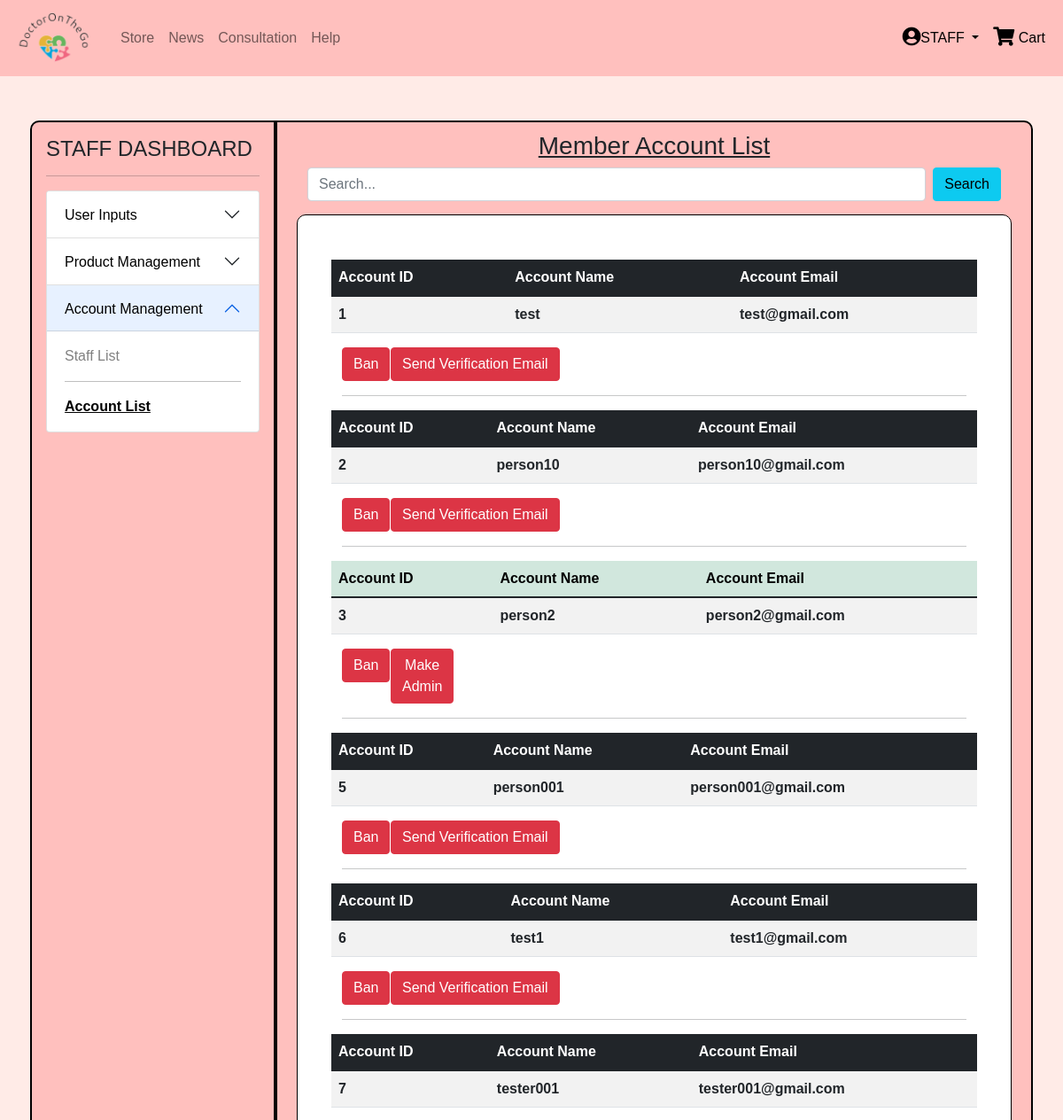
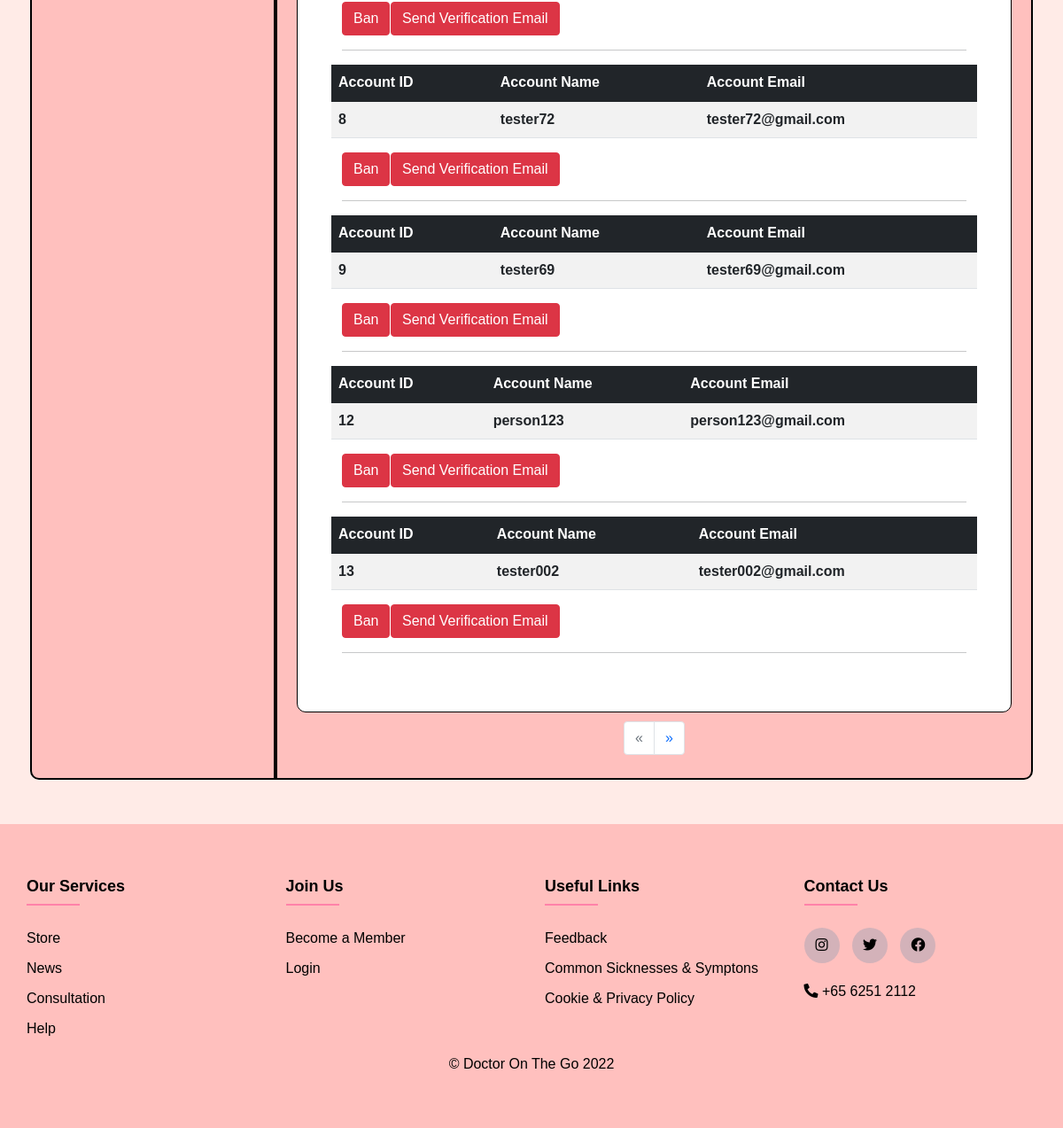
Page /staffaccountlist/1 (signed in) on the committed database (2 pictures, top to bottom).
### models.py (models this page shows, shortened)
class User(UserMixin, db.Model):
    __tablename__ = "user"
    id = db.Column(db.Integer, primary_key=True)
    username = db.Column(db.String(80), unique=True, nullable=False)
    email = db.Column(db.String(120), unique=True, nullable=False)
    password = db.Column(db.String(300), nullable=False, unique=True)
    pfpfilename = db.Column(db.String(85))
    two_factor_enabled = db.Column(db.Boolean, nullable=False, default=False, server_default=db.false())
    otp_secret = db.Column(db.String(32))
    role = db.Column(db.String(20))
    age = db.Column(db.String(3))
    first_name = db.Column(db.LargeBinary)
    last_name = db.Column(db.LargeBinary)
    ferkey = db.Column(db.LargeBinary)
    gender = db.Column(db.String(10))
    date_joined = db.Column(db.String(50))
    doc = db.Column(db.String(60), unique=False)
    time = db.Column(db.String(30))
    remarks = db.Column(db.String(30))
    consultstate = db.Column(db.Boolean)
    failedaccess = db.Column(db.Integer)
    card_name = db.Column(db.String(300))
    card_no = db.Column(db.String(300))
    card_exp_month = db.Column(db.String(300))
    card_exp_year = db.Column(db.String(300))
    banned = db.Column(db.Boolean, nullable=False, default=False, server_default=db.false())
    verified = db.Column(db.Boolean, nullable=False, default=False, server_default=db.false())
    shipping_address = db.Column(db.String(500))
    postal_code = db.Column(db.String(500))
    unit_no = db.Column(db.String(500))
    phone_no = db.Column(db.String(500))

### routes.py (the view)
@app.route('/staffaccountlist/<int:page>', methods=["GET", "POST"])  # list member accounts
@login_required
@required_roles('admin')
def staffaccountlist(page=1):
    form = AccountListSearchForm()
    user_list = User.query.filter_by(role=None).all()
    if form.validate_on_submit():
        search = form.search.data
        return redirect(url_for('staffaccountlist_search', search=search))
    return render_template('user/staff/staffaccountlist_2.html', form=form, user_list=user_list, page=page)

### forms.py
class AccountListSearchForm(FlaskForm):
    search = StringField("")

### app.py (called while the page is built)
def required_roles(*roles):
    def wrapper(f):
        @wraps(f)
        def wrapped(*args, **kwargs):
            if current_user.role not in roles:
                return render_template('errors/error401.html'), 401
            return f(*args, **kwargs)
        return wrapped
    return wrapper

### routes.py (called while the page is built)
@login_manager.user_loader
def load_user(user_id):
    return User.query.get(int(user_id))

@app.before_request
def session_handler():
    session.permanent = True
    app.permanent_session_lifetime = timedelta(minutes=30)

@app.after_request
def add_header(response):
    response.headers['X-Content-Type-Options'] = 'nosniff'
    response.headers['Strict-Transport-Security'] = 'max-age=31536000; includeSubDomains'
    response.headers['X-Frame-Options'] = 'SAMEORIGIN'
    return response

### templates/user/staff/staffaccountlist_2.html (shortened to what this page needs)
{% extends "admin_base.html" %}
{% block head %}
<link rel="stylesheet" href="{{ url_for('static',filename='CSS/staff.css') }}"> {% endblock %}
{% block content %}
{% from "includes/_formHelper.html" import render_field %}
<div class="row" id="dashboard">
  <div class="col-lg-3 merge-boxes pe-0">
    <div class="d-flex flex-column flex-shrink-0 p-3" id="sidebar">
      <h3 class="d-flex align-items-center mb-3 mb-md-0 me-md-auto text-dark">
        <span class="fs-4">STAFF DASHBOARD</span>
      </h3>
      <hr>
      <div class="accordion" id="accordionPanelsStayOpenExample">
        <div class="accordion-item">
          <h2 class="accordion-header" id="panelsStayOpen-headingOne">
            <button class="accordion-button collapsed" type="button" data-bs-toggle="collapse"
              data-bs-target="#panelsStayOpen-collapseOne" aria-expanded="false"
              aria-controls="panelsStayOpen-collapseOne">
              User Inputs
            </button>
          </h2>
        </div>
        <div class="accordion-item">
          <h2 class="accordion-header" id="panelsStayOpen-headingTwo">
            <button class="accordion-button collapsed" type="button" data-bs-toggle="collapse"
              data-bs-target="#panelsStayOpen-collapseTwo" aria-expanded="false"
              aria-controls="panelsStayOpen-collapseTwo">
              Product Management
            </button>
          </h2>
        </div>
        <div class="accordion-item">
          <h2 class="accordion-header" id="panelsStayOpen-headingThree">
            <button class="accordion-button" type="button" data-bs-toggle="collapse"
              data-bs-target="#panelsStayOpen-collapseThree" aria-expanded="false"
              aria-controls="panelsStayOpen-collapseThree">
              Account Management
            </button>
          </h2>
          <div id="panelsStayOpen-collapseThree" class="accordion-collapse collapse show"
            aria-labelledby="panelsStayOpen-headingThree">
            <div class="accordion-body">
              <a href="/stafflist/1">Staff List</a>
              <hr style="color:black;">
              <a id="active" href="#">Account List</a>
            </div>
          </div>
        </div>
      </div>
    </div>
  </div>
  <div class="col-lg-9 merge-boxes ps-0">
    <div id="data">
      <div class="container">
        <div class="row">
          <h3>Member Account List</h3>
          <form action="" method="post" class="d-flex" style="margin-bottom:15px">
            {{ render_field(form.search, class="form-control me-2", placeholder="Search...") }}
            <button class="btn btn-info" type="submit">Search</button>
          </form>
          <div id="Appointments">
            {% for user in user_list %}
            {% if user.banned %}
            <div class="row table-responsive">
              <table class="table table-striped">
                <thead class="table-danger">
                  <td style="font-weight: bold;">Account ID</td>
                  <td style="font-weight: bold;">Account Name</td>
                  <td style="font-weight: bold;">Account Email</td>
                </thead>
                <tbody>
                  <td style="font-weight: bold;">{{ user.id }}</td>
                  <td style="font-weight: bold;"> {{ user.username }}</td>
                  <td style="font-weight: bold;">{{ user.email }}</td>
                </tbody>
              </table>
            </div>
            <div class="row">
              <!--div class='col'>
                         </div-->
              <div class="col">
                <form action="{{ url_for('unbanUser', id=user.id) }}" method="POST">
                  {{ form.csrf_token }}
                  <button type="button" class="btn btn-danger" data-bs-toggle="modal"
                    data-bs-target="#myModal_{{ user.id }}">
                    Unban
                  </button>
                  <div class="modal" id="myModal_{{ user.id }}">
                    <div class="modal-dialog">
                      <div class="modal-content">
                        <div class="modal-header">
                          <h4 class="modal-title">Unban Confirmation</h4>
                          <button type="button" class="btn-close" data-bs-dismiss="modal"></button>
                        </div>
                        <div class="modal-body">
                          Are you sure you want to unban {{ user.username }} ?
                        </div>
                        <div class="modal-footer">
                          <input type="submit" value="Unban" class="btn btn-danger">
                          <button type="button" class="btn btn-secondary" data-bs-dismiss="modal">Cancel</button>
                        </div>
                      </div>
                    </div>
                  </div>
                </form>
              </div>
            </div>
            <hr>
            {% else %}
            <div class="row table-responsive">
              <table class="table table-striped">
                {% if user.verified %}
                <thead class="table-success">
                <td style="font-weight: bold;">Account ID</td>
                  <td style="font-weight: bold;">Account Name</td>
                  <td style="font-weight: bold;">Account Email</td>
                </thead>
                <tbody>
                  <td style="font-weight: bold;">{{ user.id }}</td>
                  <td style="font-weight: bold;"> {{ user.username }}</td>
                  <td style="font-weight: bold;">{{ user.email }}</td>
                </tbody>
              </table>
            </div>
            <div class="row">
                <form action="{{ url_for('banUser', id=user.id) }}" method="POST" style="width:55px;">
                  <button type="button" class="btn btn-danger" data-bs-toggle="modal"
                    data-bs-target="#myModal_{{ user.id }}">
                    Ban
                  </button>
                </form>
                <form action="{{ url_for('make_admin', id=user.id) }}" method="POST" style="width:55px;">
                  <button type="button" class="btn btn-danger" data-bs-toggle="modal"
                    data-bs-target="#myModal_make_admin_{{ user.id }}">
                    Make Admin
                  </button>
                </form>
                  {% else %}
                  <thead class="table-dark">
                  <td style="font-weight: bold;">Account ID</td>
                  <td style="font-weight: bold;">Account Name</td>
                  <td style="font-weight: bold;">Account Email</td>
                </thead>
                <tbody>
                  <td style="font-weight: bold;">{{ user.id }}</td>
                  <td style="font-weight: bold;"> {{ user.username }}</td>
                  <td style="font-weight: bold;">{{ user.email }}</td>
                </tbody>
              </table>
            </div>
            <div class="row">
                <form action="{{ url_for('banUser', id=user.id) }}" method="POST" style="width:55px;">
                  <button type="button" class="btn btn-danger" data-bs-toggle="modal"
                    data-bs-target="#myModal_{{ user.id }}">
                    Ban
                  </button>
                </form>
                  {% endif %}
                {% if not user.verified %}
                <form action="{{ url_for('verifyEmail', id=user.id) }}" method="POST" style="width:400px;">
                  <button type="button" class="btn btn-danger" data-bs-toggle="modal"
                    data-bs-target="#myModal_verify_{{ user.id }}">
                    Send Verification Email
                  </button>
                </form>
                {% endif %}
            </div>
            <hr>
            {% endif %}
            {% endfor %}
          </div>
          <nav aria-label="Page navigation example" style="margin-top:10px;">
            <ul class="pagination justify-content-center">
              {% if page == 1 %}
              <li class="page-item disabled">
                <a class="page-link" href="#" aria-label="Previous">
                  <span aria-hidden="true">&laquo;</span>
                </a>
              </li>
              {% else %}
              <li class="page-item">
                <a class="page-link" href="{{ url_for('staffaccountlist', page=page-1) }}" aria-label="Previous">
                  <span aria-hidden="true">&laquo;</span>
                </a>
              </li>
              {% endif %}
              {% if page == max_value %}
              <li class="page-item disabled">
                <a class="page-link" href="#" aria-label="Next">
                  <span aria-hidden="true">&raquo;</span>
                </a>
              </li>
              {% else %}
              <li class="page-item">
                <a class="page-link" href="{{ url_for('staffaccountlist', page=page+1) }}" aria-label="Next">
                  <span aria-hidden="true">&raquo;</span>
                </a>
              </li>
              {% endif %}
            </ul>
          </nav>
        </div>
      </div>
    </div>
  </div>
</div>
{% endblock %}

### static/CSS/common.css (style rules this page uses)
* { font-family: sans-serif; }
body { background: #f3ccca; }
a { text-decoration: none; }
ul { list-style: none; padding-left: 0; }

### static/CSS/staff.css (style rules this page uses)
body { background-color: #FFEBE7; }
.accordion-body a { display:block; color:gray !important; }
.accordion-button { color:black !important; }
#active { text-decoration: underline; font-weight: bold; color:black !important; }
#dashboard { margin:50px 10px; }
#sidebar { height:100%; border-radius:10px 0 0 10px; background-color: #FFC0BE; border:2px solid black; }
#data { height:100%; border-radius:0 10px 10px 0; border: 2px solid black; padding: 10px; background-color: #FFC0BE; }
#data h3 { text-align:center; text-decoration: underline; }
#Appointments { border:1px solid black; border-radius: 10px; background-color: white; padding:50px; }
@media (min-width: 576px) { .container { max-width: 100% !important; } }

### rows in the picture
User: id "1", username "test", email "test@gmail.com"
User: id "2", username "person10", email "person10@gmail.com"
User: id "3", username "person2", email "person2@gmail.com"
User: id "5", username "person001", email "person001@gmail.com"
User: id "6", username "test1", email "test1@gmail.com"
User: id "7", username "tester001", email "tester001@gmail.com"
User: id "8", username "tester72", email "tester72@gmail.com"
User: id "9", username "tester69", email "tester69@gmail.com"
User: id "12", username "person123", email "person123@gmail.com"
User: id "13", username "tester002", email "tester002@gmail.com"
